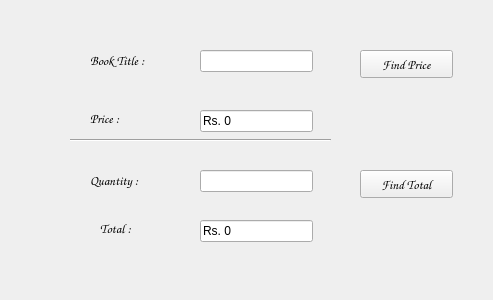
<?xml version="1.0" encoding="UTF-8"?>
<ui version="4.0">
 <class>Form</class>
 <widget class="QWidget" name="Form">
  <property name="geometry">
   <rect>
    <x>0</x>
    <y>0</y>
    <width>493</width>
    <height>300</height>
   </rect>
  </property>
  <property name="windowTitle">
   <string>Form</string>
  </property>
  <widget class="QLineEdit" name="t1">
   <property name="geometry">
    <rect>
     <x>200</x>
     <y>50</y>
     <width>113</width>
     <height>22</height>
    </rect>
   </property>
  </widget>
  <widget class="QLineEdit" name="t2">
   <property name="geometry">
    <rect>
     <x>200</x>
     <y>170</y>
     <width>113</width>
     <height>22</height>
    </rect>
   </property>
  </widget>
  <widget class="QLabel" name="label">
   <property name="geometry">
    <rect>
     <x>90</x>
     <y>50</y>
     <width>101</width>
     <height>21</height>
    </rect>
   </property>
   <property name="font">
    <font>
     <family>Comic Sans MS</family>
     <pointsize>10</pointsize>
    </font>
   </property>
   <property name="text">
    <string>Book Title :</string>
   </property>
  </widget>
  <widget class="QLabel" name="label_2">
   <property name="geometry">
    <rect>
     <x>90</x>
     <y>170</y>
     <width>101</width>
     <height>21</height>
    </rect>
   </property>
   <property name="font">
    <font>
     <family>Comic Sans MS</family>
     <pointsize>10</pointsize>
    </font>
   </property>
   <property name="text">
    <string>Quantity :</string>
   </property>
  </widget>
  <widget class="Line" name="line">
   <property name="geometry">
    <rect>
     <x>70</x>
     <y>130</y>
     <width>261</width>
     <height>20</height>
    </rect>
   </property>
   <property name="orientation">
    <enum>Qt::Horizontal</enum>
   </property>
  </widget>
  <widget class="QLabel" name="label_3">
   <property name="geometry">
    <rect>
     <x>90</x>
     <y>110</y>
     <width>55</width>
     <height>16</height>
    </rect>
   </property>
   <property name="font">
    <font>
     <family>Comic Sans MS</family>
     <pointsize>10</pointsize>
    </font>
   </property>
   <property name="text">
    <string>Price :</string>
   </property>
  </widget>
  <widget class="QLabel" name="label_6">
   <property name="geometry">
    <rect>
     <x>100</x>
     <y>220</y>
     <width>55</width>
     <height>16</height>
    </rect>
   </property>
   <property name="font">
    <font>
     <family>Comic Sans MS</family>
     <pointsize>10</pointsize>
    </font>
   </property>
   <property name="text">
    <string>Total :</string>
   </property>
  </widget>
  <widget class="QPushButton" name="b1">
   <property name="geometry">
    <rect>
     <x>360</x>
     <y>50</y>
     <width>93</width>
     <height>28</height>
    </rect>
   </property>
   <property name="font">
    <font>
     <family>Comic Sans MS</family>
     <pointsize>10</pointsize>
    </font>
   </property>
   <property name="text">
    <string>Find Price</string>
   </property>
  </widget>
  <widget class="QPushButton" name="b2">
   <property name="geometry">
    <rect>
     <x>360</x>
     <y>170</y>
     <width>93</width>
     <height>28</height>
    </rect>
   </property>
   <property name="font">
    <font>
     <family>Comic Sans MS</family>
     <pointsize>10</pointsize>
    </font>
   </property>
   <property name="text">
    <string>Find Total</string>
   </property>
  </widget>
  <widget class="QLineEdit" name="tc1">
   <property name="geometry">
    <rect>
     <x>200</x>
     <y>110</y>
     <width>113</width>
     <height>22</height>
    </rect>
   </property>
   <property name="text">
    <string>Rs. 0</string>
   </property>
  </widget>
  <widget class="QLineEdit" name="tc2">
   <property name="geometry">
    <rect>
     <x>200</x>
     <y>220</y>
     <width>113</width>
     <height>22</height>
    </rect>
   </property>
   <property name="text">
    <string>Rs. 0</string>
   </property>
  </widget>
 </widget>
 <resources/>
 <connections/>
</ui>
